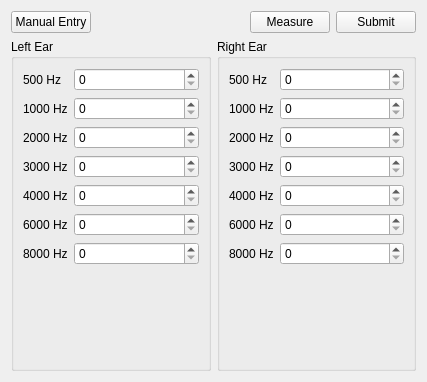
<?xml version="1.0" encoding="UTF-8"?>
<ui version="4.0">
 <class>HearingMeasurements</class>
 <widget class="QWidget" name="HearingMeasurements">
  <property name="geometry">
   <rect>
    <x>0</x>
    <y>0</y>
    <width>427</width>
    <height>382</height>
   </rect>
  </property>
  <property name="sizePolicy">
   <sizepolicy hsizetype="Preferred" vsizetype="Preferred">
    <horstretch>0</horstretch>
    <verstretch>0</verstretch>
   </sizepolicy>
  </property>
  <property name="maximumSize">
   <size>
    <width>16777215</width>
    <height>16777215</height>
   </size>
  </property>
  <property name="windowTitle">
   <string>Form</string>
  </property>
  <layout class="QVBoxLayout" name="verticalLayout">
   <item>
    <layout class="QHBoxLayout" name="horizontalLayout_2">
     <property name="sizeConstraint">
      <enum>QLayout::SizeConstraint::SetFixedSize</enum>
     </property>
     <item>
      <widget class="QPushButton" name="manualEntryButton">
       <property name="text">
        <string>Manual Entry</string>
       </property>
      </widget>
     </item>
     <item>
      <spacer name="horizontalSpacer">
       <property name="orientation">
        <enum>Qt::Orientation::Horizontal</enum>
       </property>
       <property name="sizeHint" stdset="0">
        <size>
         <width>40</width>
         <height>10</height>
        </size>
       </property>
      </spacer>
     </item>
     <item>
      <widget class="QPushButton" name="measureButton">
       <property name="text">
        <string>Measure</string>
       </property>
      </widget>
     </item>
     <item>
      <widget class="QPushButton" name="submitButton">
       <property name="text">
        <string>Submit</string>
       </property>
      </widget>
     </item>
    </layout>
   </item>
   <item>
    <layout class="QHBoxLayout" name="horizontalLayout">
     <property name="sizeConstraint">
      <enum>QLayout::SizeConstraint::SetDefaultConstraint</enum>
     </property>
     <item>
      <widget class="QGroupBox" name="leftGroup">
       <property name="sizePolicy">
        <sizepolicy hsizetype="Preferred" vsizetype="Preferred">
         <horstretch>0</horstretch>
         <verstretch>0</verstretch>
        </sizepolicy>
       </property>
       <property name="minimumSize">
        <size>
         <width>0</width>
         <height>0</height>
        </size>
       </property>
       <property name="maximumSize">
        <size>
         <width>16777215</width>
         <height>16777215</height>
        </size>
       </property>
       <property name="title">
        <string>Left Ear</string>
       </property>
       <layout class="QVBoxLayout" name="verticalLayout_2">
        <item>
         <layout class="QFormLayout" name="leftFormLayout">
          <item row="0" column="0">
           <widget class="QLabel" name="Left500HzLabel">
            <property name="text">
             <string>500 Hz</string>
            </property>
           </widget>
          </item>
          <item row="0" column="1">
           <widget class="QSpinBox" name="Left500HzSpinBox">
            <property name="specialValueText">
             <string/>
            </property>
            <property name="singleStep">
             <number>1</number>
            </property>
           </widget>
          </item>
          <item row="1" column="0">
           <widget class="QLabel" name="Left1000HzLabel">
            <property name="text">
             <string>1000 Hz</string>
            </property>
           </widget>
          </item>
          <item row="1" column="1">
           <widget class="QSpinBox" name="Left1000HzSpinBox">
            <property name="specialValueText">
             <string/>
            </property>
           </widget>
          </item>
          <item row="2" column="0">
           <widget class="QLabel" name="Left2000HzLabel">
            <property name="text">
             <string>2000 Hz</string>
            </property>
           </widget>
          </item>
          <item row="2" column="1">
           <widget class="QSpinBox" name="Left2000HzSpinBox">
            <property name="specialValueText">
             <string/>
            </property>
           </widget>
          </item>
          <item row="3" column="0">
           <widget class="QLabel" name="Left3000HzLabel">
            <property name="text">
             <string>3000 Hz</string>
            </property>
           </widget>
          </item>
          <item row="3" column="1">
           <widget class="QSpinBox" name="Left3000HzSpinBox">
            <property name="specialValueText">
             <string/>
            </property>
           </widget>
          </item>
          <item row="4" column="0">
           <widget class="QLabel" name="Left4000HzLabel">
            <property name="text">
             <string>4000 Hz</string>
            </property>
           </widget>
          </item>
          <item row="4" column="1">
           <widget class="QSpinBox" name="Left4000HzSpinBox">
            <property name="specialValueText">
             <string/>
            </property>
           </widget>
          </item>
          <item row="5" column="0">
           <widget class="QLabel" name="Left6000HzLabel">
            <property name="text">
             <string>6000 Hz</string>
            </property>
           </widget>
          </item>
          <item row="5" column="1">
           <widget class="QSpinBox" name="Left6000HzSpinBox">
            <property name="specialValueText">
             <string/>
            </property>
           </widget>
          </item>
          <item row="6" column="0">
           <widget class="QLabel" name="Left8000HzLabel">
            <property name="text">
             <string>8000 Hz</string>
            </property>
           </widget>
          </item>
          <item row="6" column="1">
           <widget class="QSpinBox" name="Left8000HzSpinBox">
            <property name="specialValueText">
             <string/>
            </property>
           </widget>
          </item>
         </layout>
        </item>
       </layout>
      </widget>
     </item>
     <item>
      <widget class="QGroupBox" name="rightGroup">
       <property name="sizePolicy">
        <sizepolicy hsizetype="Preferred" vsizetype="Preferred">
         <horstretch>0</horstretch>
         <verstretch>0</verstretch>
        </sizepolicy>
       </property>
       <property name="minimumSize">
        <size>
         <width>0</width>
         <height>0</height>
        </size>
       </property>
       <property name="maximumSize">
        <size>
         <width>16777215</width>
         <height>16777215</height>
        </size>
       </property>
       <property name="title">
        <string>Right Ear</string>
       </property>
       <layout class="QVBoxLayout" name="verticalLayout_3">
        <item>
         <layout class="QFormLayout" name="rightFormLayout">
          <item row="0" column="0">
           <widget class="QLabel" name="Right500HzLabel">
            <property name="text">
             <string>500 Hz</string>
            </property>
           </widget>
          </item>
          <item row="0" column="1">
           <widget class="QSpinBox" name="Right500HzSpinBox">
            <property name="specialValueText">
             <string/>
            </property>
           </widget>
          </item>
          <item row="1" column="0">
           <widget class="QLabel" name="Right1000HzLabel">
            <property name="text">
             <string>1000 Hz</string>
            </property>
           </widget>
          </item>
          <item row="1" column="1">
           <widget class="QSpinBox" name="Right1000HzSpinBox">
            <property name="specialValueText">
             <string/>
            </property>
            <property name="suffix">
             <string/>
            </property>
            <property name="prefix">
             <string/>
            </property>
           </widget>
          </item>
          <item row="2" column="0">
           <widget class="QLabel" name="Right2000HzLabel">
            <property name="text">
             <string>2000 Hz</string>
            </property>
           </widget>
          </item>
          <item row="2" column="1">
           <widget class="QSpinBox" name="Right2000HzSpinBox">
            <property name="specialValueText">
             <string/>
            </property>
           </widget>
          </item>
          <item row="3" column="0">
           <widget class="QLabel" name="Right3000HzLabel">
            <property name="text">
             <string>3000 Hz</string>
            </property>
           </widget>
          </item>
          <item row="3" column="1">
           <widget class="QSpinBox" name="Right3000HzSpinBox">
            <property name="specialValueText">
             <string/>
            </property>
           </widget>
          </item>
          <item row="4" column="0">
           <widget class="QLabel" name="Right4000HzLabel">
            <property name="text">
             <string>4000 Hz</string>
            </property>
           </widget>
          </item>
          <item row="4" column="1">
           <widget class="QSpinBox" name="Right4000HzSpinBox">
            <property name="specialValueText">
             <string/>
            </property>
           </widget>
          </item>
          <item row="5" column="0">
           <widget class="QLabel" name="Right6000HzLabel">
            <property name="text">
             <string>6000 Hz</string>
            </property>
           </widget>
          </item>
          <item row="5" column="1">
           <widget class="QSpinBox" name="Right6000HzSpinBox">
            <property name="specialValueText">
             <string/>
            </property>
           </widget>
          </item>
          <item row="6" column="0">
           <widget class="QLabel" name="Right8000HzLabel">
            <property name="text">
             <string>8000 Hz</string>
            </property>
           </widget>
          </item>
          <item row="6" column="1">
           <widget class="QSpinBox" name="Right8000HzSpinBox">
            <property name="specialValueText">
             <string/>
            </property>
           </widget>
          </item>
         </layout>
        </item>
       </layout>
      </widget>
     </item>
    </layout>
   </item>
  </layout>
 </widget>
 <resources/>
 <connections/>
</ui>
